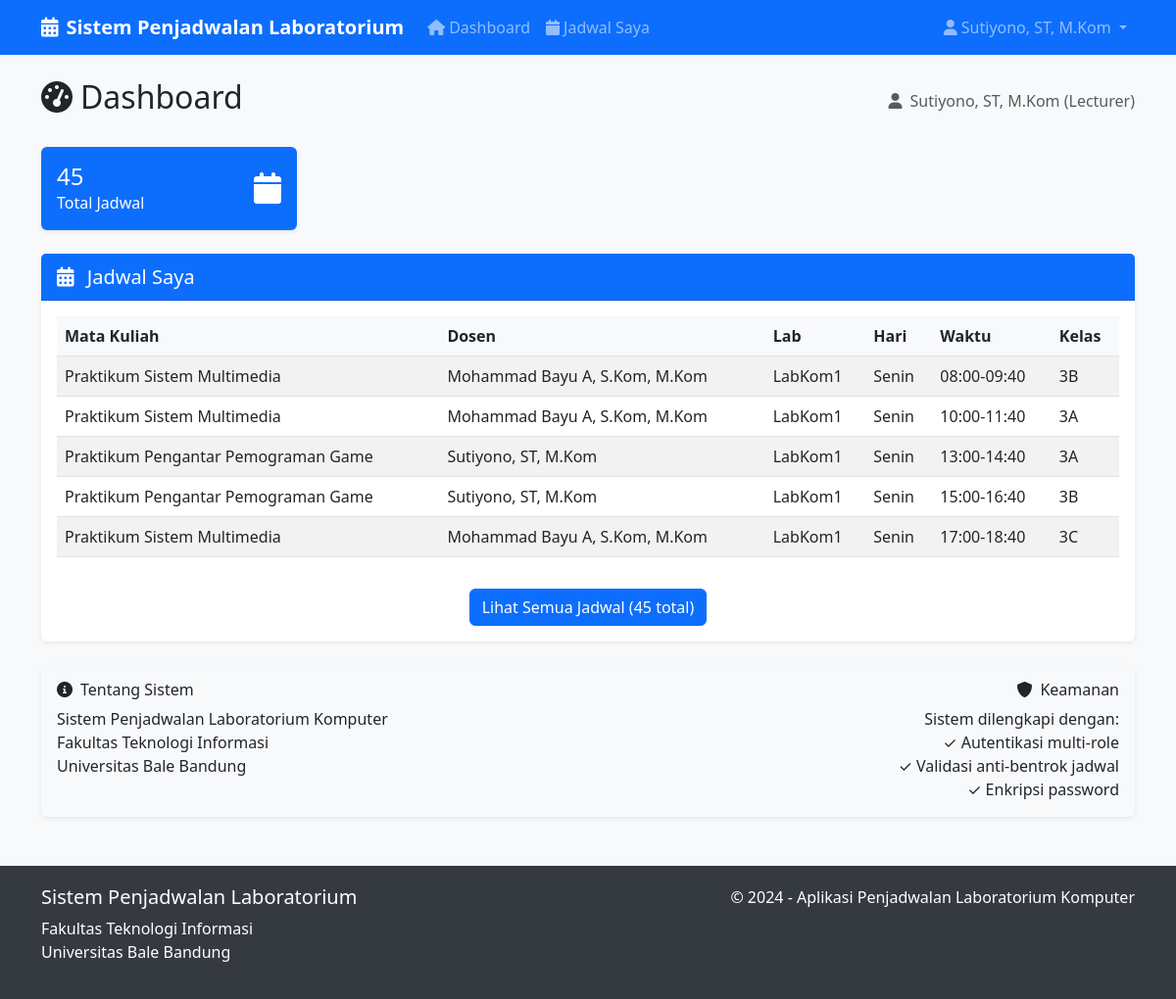
The app's page /dashboard (signed in) with its own data.
### app.py (models this page shows)
class User(db.Model):
    id = db.Column(db.Integer, primary_key=True)
    username = db.Column(db.String(80), unique=True, nullable=False)
    password = db.Column(db.String(120), nullable=False)
    role = db.Column(db.String(20), nullable=False)  # admin, staff, lecturer
    full_name = db.Column(db.String(100), nullable=False)
    schedules = db.relationship('Schedule', backref='lecturer', lazy=True)

class Schedule(db.Model):
    id = db.Column(db.Integer, primary_key=True)
    course_id = db.Column(db.Integer, db.ForeignKey('course.id'), nullable=False)
    lecturer_id = db.Column(db.Integer, db.ForeignKey('user.id'), nullable=False)
    lab_id = db.Column(db.Integer, db.ForeignKey('lab.id'), nullable=False)
    day = db.Column(db.String(10), nullable=False)  # Senin, Selasa, etc.
    time_slot = db.Column(db.String(20), nullable=False)  # 08:00-10:00, etc.
    class_name = db.Column(db.String(5), nullable=False)  # A, B, C
    created_at = db.Column(db.DateTime, default=datetime.utcnow)

class Course(db.Model):
    id = db.Column(db.Integer, primary_key=True)
    code = db.Column(db.String(20), unique=True, nullable=False)
    course_name = db.Column(db.String(100), nullable=False)
    semester = db.Column(db.Integer, nullable=False)  # 1-8
    sks = db.Column(db.Integer, nullable=False)  # 1-4
    schedules = db.relationship('Schedule', backref='course', lazy=True)

class Lab(db.Model):
    id = db.Column(db.Integer, primary_key=True)
    lab_name = db.Column(db.String(50), nullable=False)
    capacity = db.Column(db.Integer, nullable=False)
    schedules = db.relationship('Schedule', backref='laboratory', lazy=True)

### app.py (the view)
@app.route('/dashboard')
def dashboard():
    if 'user_id' not in session:
        return redirect(url_for('login'))
    user = User.query.get(session['user_id'])
    schedules = Schedule.query.all()
    courses = Course.query.all()
    labs = Lab.query.all()
    users = User.query.all() if user.role == 'admin' else []
    return render_template('dashboard.html', user=user, schedules=schedules, courses=courses, labs=labs, users=users)

### templates/dashboard.html (shortened to what this page needs)
{% extends "base.html" %}
{% block content %}
<div class="row">
    <div class="col-12">
        <div class="d-flex justify-content-between align-items-center mb-4">
            <h2><i class="fas fa-tachometer-alt me-2"></i>Dashboard</h2>
            <div class="text-muted">
                <i class="fas fa-user me-2"></i>{{ user.full_name }} ({{ user.role.title() }})
            </div>
        </div>
    </div>
</div>
<div class="row mb-4">
    <div class="col-md-3">
        <div class="card bg-primary text-white">
            <div class="card-body">
                <div class="d-flex justify-content-between">
                    <div>
                        <h4 class="mb-0">{{ schedules|length }}</h4>
                        <p class="mb-0">Total Jadwal</p>
                    </div>
                    <div class="align-self-center">
                        <i class="fas fa-calendar fa-2x"></i>
                    </div>
                </div>
            </div>
        </div>
    </div>
</div>
<div class="row">
    <div class="col-12">
        <div class="card">
            <div class="card-header d-flex justify-content-between align-items-center">
                <h5 class="mb-0">
                    <i class="fas fa-calendar-alt me-2"></i>
                    {% if user.role == 'lecturer' %}Jadwal Saya{% else %}Overview Jadwal{% endif %}
                </h5>
                <a href="{{ url_for('schedules') }}" class="btn btn-sm btn-outline-primary">
                    <i class="fas fa-list me-1"></i>Lihat Semua
                </a>
            </div>
            <div class="card-body">
                {% if schedules %}
                <div class="table-responsive">
                    <table class="table table-striped">
                        <thead>
                            <tr>
                                <th>Mata Kuliah</th>
                                <th>Dosen</th>
                                <th>Lab</th>
                                <th>Hari</th>
                                <th>Waktu</th>
                                <th>Kelas</th>
                            </tr>
                        </thead>
                        <tbody>
                            {% for schedule in schedules[:5] %}
                            <tr>
                                <td>{{ schedule.course.course_name }}</td>
                                <td>{{ schedule.lecturer.full_name }}</td>
                                <td>{{ schedule.laboratory.lab_name }}</td>
                                <td>{{ schedule.day }}</td>
                                <td>{{ schedule.time_slot }}</td>
                                <td>{{ schedule.course.semester }}{{ schedule.class_name }}</td>
                            </tr>
                            {% endfor %}
                        </tbody>
                    </table>
                </div>
                {% if schedules|length > 5 %}
                <div class="text-center mt-3">
                    <a href="{{ url_for('schedules') }}" class="btn btn-primary">
                        Lihat Semua Jadwal ({{ schedules|length }} total)
                    </a>
                </div>
                {% endif %}
                {% endif %}
            </div>
        </div>
    </div>
</div>
<div class="row mt-4">
    <div class="col-12">
        <div class="card bg-light">
            <div class="card-body">
                <div class="row">
                    <div class="col-md-6">
                        <h6><i class="fas fa-info-circle me-2"></i>Tentang Sistem</h6>
                        <p class="mb-0">Sistem Penjadwalan Laboratorium Komputer<br>
                            Fakultas Teknologi Informasi<br>
                            Universitas Bale Bandung</p>
                    </div>
                    <div class="col-md-6 text-md-end">
                        <h6><i class="fas fa-shield-alt me-2"></i>Keamanan</h6>
                        <p class="mb-0">Sistem dilengkapi dengan:<br>
                            ✓ Autentikasi multi-role<br>
                            ✓ Validasi anti-bentrok jadwal<br>
                            ✓ Enkripsi password</p>
                    </div>
                </div>
            </div>
        </div>
    </div>
</div>
{% endblock %}

### templates/base.html (shortened to what this page needs)
<!DOCTYPE html>
<html lang="id">
<head>
    <link href="https://cdn.jsdelivr.net/npm/bootstrap@5.3.0/dist/css/bootstrap.min.css" rel="stylesheet">
    <link href="https://cdnjs.cloudflare.com/ajax/libs/font-awesome/6.0.0/css/all.min.css" rel="stylesheet">
</head>
<body>
    <nav class="navbar navbar-expand-lg navbar-dark bg-primary">
        <div class="container">
            <a class="navbar-brand" href="{{ url_for('dashboard') }}">
                <i class="fas fa-calendar-alt me-2"></i>Sistem Penjadwalan Laboratorium
            </a>
            {% if session.user_id %}
            <div class="collapse navbar-collapse" id="navbarNav">
                <ul class="navbar-nav me-auto">
                    <li class="nav-item">
                        <a class="nav-link" href="{{ url_for('dashboard') }}">
                            <i class="fas fa-home me-1"></i>Dashboard
                        </a>
                    </li>
                    {% if session.role == 'lecturer' %}
                    <li class="nav-item">
                        <a class="nav-link" href="{{ url_for('schedules') }}">
                            <i class="fas fa-calendar me-1"></i>Jadwal Saya
                        </a>
                    </li>
                    {% endif %}
                </ul>
                <ul class="navbar-nav">
                    <li class="nav-item dropdown">
                        <a class="nav-link dropdown-toggle" href="#" role="button" data-bs-toggle="dropdown">
                            <i class="fas fa-user me-1"></i>{{ session.full_name }}
                        </a>
                    </li>
                </ul>
            </div>
            {% endif %}
        </div>
    </nav>
    <div class="container mt-4">
        {% block content %}{% endblock %}
    </div>
    <footer class="footer">
        <div class="container">
            <div class="row">
                <div class="col-md-6">
                    <h5>Sistem Penjadwalan Laboratorium</h5>
                    <p>Fakultas Teknologi Informasi<br>Universitas Bale Bandung</p>
                </div>
                <div class="col-md-6 text-md-end">
                    <p>&copy; 2024 - Aplikasi Penjadwalan Laboratorium Komputer</p>
                </div>
            </div>
        </div>
    </footer>
</body>
</html>

### templates/base.html (style rules this page uses)
body { background-color: #f8f9fa; }
.navbar-brand { font-weight: bold; }
.card { box-shadow: 0 0.125rem 0.25rem rgba(0, 0, 0, 0.075); border: none; }
.card-header { background-color: #0d6efd; color: white; font-weight: 600; }
.btn-primary { background-color: #0d6efd; border-color: #0d6efd; }
.table th { background-color: #f8f9fa; border-top: none; }
.footer { background-color: #343a40; color: white; padding: 20px 0; margin-top: 50px; }

### records on screen
User: full_name "Sutiyono, ST, M.Kom", role "Lecturer"
Schedule: course.course_name "Praktikum Sistem Multimedia", lecturer.full_name "Mohammad Bayu A, S.Kom, M.Kom", laboratory.lab_name "LabKom1", day "Senin", time_slot "08:00-09:40", course.semester "3", class_name "B"
Schedule: course.course_name "Praktikum Sistem Multimedia", lecturer.full_name "Mohammad Bayu A, S.Kom, M.Kom", laboratory.lab_name "LabKom1", day "Senin", time_slot "10:00-11:40", course.semester "3", class_name "A"
Schedule: course.course_name "Praktikum Pengantar Pemograman Game", lecturer.full_name "Sutiyono, ST, M.Kom", laboratory.lab_name "LabKom1", day "Senin", time_slot "13:00-14:40", course.semester "3", class_name "A"
Schedule: course.course_name "Praktikum Pengantar Pemograman Game", lecturer.full_name "Sutiyono, ST, M.Kom", laboratory.lab_name "LabKom1", day "Senin", time_slot "15:00-16:40", course.semester "3", class_name "B"
Schedule: course.course_name "Praktikum Sistem Multimedia", lecturer.full_name "Mohammad Bayu A, S.Kom, M.Kom", laboratory.lab_name "LabKom1", day "Senin", time_slot "17:00-18:40", course.semester "3", class_name "C"

### other values on screen
{{ schedules|length }} "45"
